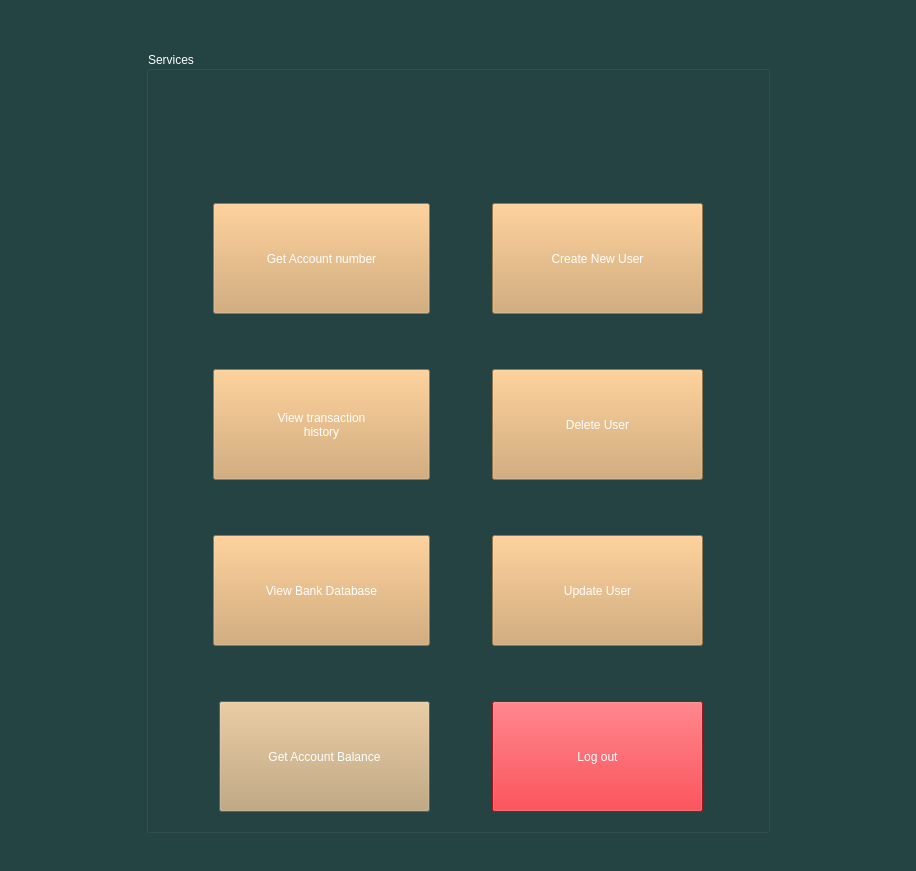
<?xml version="1.0" encoding="UTF-8"?>
<ui version="4.0">
 <class>AdminDialog</class>
 <widget class="QDialog" name="AdminDialog">
  <property name="geometry">
   <rect>
    <x>0</x>
    <y>0</y>
    <width>916</width>
    <height>871</height>
   </rect>
  </property>
  <property name="windowTitle">
   <string>Bank System</string>
  </property>
  <property name="styleSheet">
   <string notr="true">QDialog
{
	
	background-color: rgb(36, 68, 67);
}</string>
  </property>
  <layout class="QGridLayout" name="gridLayout_2">
   <item row="2" column="2">
    <spacer name="verticalSpacer_6">
     <property name="orientation">
      <enum>Qt::Vertical</enum>
     </property>
     <property name="sizeType">
      <enum>QSizePolicy::Fixed</enum>
     </property>
     <property name="sizeHint" stdset="0">
      <size>
       <width>20</width>
       <height>27</height>
      </size>
     </property>
    </spacer>
   </item>
   <item row="1" column="1" colspan="3">
    <widget class="QGroupBox" name="groupBox">
     <property name="styleSheet">
      <string notr="true">QGroupBox
{
	font: 700 18pt &quot;Ubuntu&quot;;
	color: rgb(255, 255, 255);
}</string>
     </property>
     <property name="title">
      <string>Services</string>
     </property>
     <layout class="QGridLayout" name="gridLayout">
      <item row="1" column="5">
       <spacer name="horizontalSpacer_12">
        <property name="orientation">
         <enum>Qt::Horizontal</enum>
        </property>
        <property name="sizeType">
         <enum>QSizePolicy::Fixed</enum>
        </property>
        <property name="sizeHint" stdset="0">
         <size>
          <width>47</width>
          <height>20</height>
         </size>
        </property>
       </spacer>
      </item>
      <item row="7" column="2">
       <widget class="QPushButton" name="getBalance_btn">
        <property name="minimumSize">
         <size>
          <width>211</width>
          <height>111</height>
         </size>
        </property>
        <property name="maximumSize">
         <size>
          <width>422</width>
          <height>111</height>
         </size>
        </property>
        <property name="styleSheet">
         <string notr="true">QPushButton{
border -raduis: 3px;
	background-color: rgb(211, 164, 103);
color: rgb(255, 255, 255);
font: 700 16pt &quot;Ubuntu Condensed&quot;;
}

QPushButton:hover{
	
	background-color: rgb(255, 163, 72);
}

QPushButton:pressed{
	background-color: rgb(87, 227, 137);
}</string>
        </property>
        <property name="text">
         <string>Get Account Balance</string>
        </property>
       </widget>
      </item>
      <item row="7" column="0">
       <spacer name="horizontalSpacer_8">
        <property name="orientation">
         <enum>Qt::Horizontal</enum>
        </property>
        <property name="sizeHint" stdset="0">
         <size>
          <width>40</width>
          <height>20</height>
         </size>
        </property>
       </spacer>
      </item>
      <item row="1" column="0">
       <spacer name="horizontalSpacer_5">
        <property name="orientation">
         <enum>Qt::Horizontal</enum>
        </property>
        <property name="sizeType">
         <enum>QSizePolicy::Fixed</enum>
        </property>
        <property name="sizeHint" stdset="0">
         <size>
          <width>47</width>
          <height>20</height>
         </size>
        </property>
       </spacer>
      </item>
      <item row="2" column="4">
       <spacer name="verticalSpacer_4">
        <property name="orientation">
         <enum>Qt::Vertical</enum>
        </property>
        <property name="sizeType">
         <enum>QSizePolicy::Fixed</enum>
        </property>
        <property name="sizeHint" stdset="0">
         <size>
          <width>20</width>
          <height>40</height>
         </size>
        </property>
       </spacer>
      </item>
      <item row="6" column="4">
       <spacer name="verticalSpacer_10">
        <property name="orientation">
         <enum>Qt::Vertical</enum>
        </property>
        <property name="sizeType">
         <enum>QSizePolicy::Fixed</enum>
        </property>
        <property name="sizeHint" stdset="0">
         <size>
          <width>20</width>
          <height>40</height>
         </size>
        </property>
       </spacer>
      </item>
      <item row="3" column="0">
       <spacer name="horizontalSpacer_6">
        <property name="orientation">
         <enum>Qt::Horizontal</enum>
        </property>
        <property name="sizeType">
         <enum>QSizePolicy::Fixed</enum>
        </property>
        <property name="sizeHint" stdset="0">
         <size>
          <width>47</width>
          <height>20</height>
         </size>
        </property>
       </spacer>
      </item>
      <item row="3" column="1" colspan="2">
       <widget class="QPushButton" name="transHistory_btn">
        <property name="minimumSize">
         <size>
          <width>211</width>
          <height>111</height>
         </size>
        </property>
        <property name="maximumSize">
         <size>
          <width>422</width>
          <height>111</height>
         </size>
        </property>
        <property name="styleSheet">
         <string notr="true">QPushButton{
border -raduis: 3px;
	background-color: rgb(211, 164, 103);
color: rgb(255, 255, 255);
font: 700 16pt &quot;Ubuntu Condensed&quot;;
}

QPushButton:hover{
	
	background-color: rgb(255, 163, 72);
}

QPushButton:pressed{
	background-color: rgb(87, 227, 137);
}</string>
        </property>
        <property name="text">
         <string>View transaction
history</string>
        </property>
       </widget>
      </item>
      <item row="3" column="4">
       <widget class="QPushButton" name="deleteAccoutn_btn">
        <property name="minimumSize">
         <size>
          <width>211</width>
          <height>111</height>
         </size>
        </property>
        <property name="maximumSize">
         <size>
          <width>422</width>
          <height>111</height>
         </size>
        </property>
        <property name="styleSheet">
         <string notr="true">QPushButton{
border -raduis: 3px;
	background-color: rgb(211, 164, 103);
color: rgb(255, 255, 255);
font: 700 16pt &quot;Ubuntu Condensed&quot;;
}

QPushButton:hover{
	
	background-color: rgb(255, 163, 72);
}

QPushButton:pressed{
	background-color: rgb(87, 227, 137);
}</string>
        </property>
        <property name="text">
         <string>Delete User</string>
        </property>
       </widget>
      </item>
      <item row="5" column="4">
       <widget class="QPushButton" name="updateUsr_btn">
        <property name="minimumSize">
         <size>
          <width>211</width>
          <height>111</height>
         </size>
        </property>
        <property name="maximumSize">
         <size>
          <width>422</width>
          <height>111</height>
         </size>
        </property>
        <property name="styleSheet">
         <string notr="true">QPushButton{
border -raduis: 3px;
	background-color: rgb(211, 164, 103);
color: rgb(255, 255, 255);
font: 700 16pt &quot;Ubuntu Condensed&quot;;
}

QPushButton:hover{
	
	background-color: rgb(255, 163, 72);
}

QPushButton:pressed{
	background-color: rgb(87, 227, 137);
}</string>
        </property>
        <property name="text">
         <string>Update User</string>
        </property>
       </widget>
      </item>
      <item row="4" column="2">
       <spacer name="verticalSpacer_5">
        <property name="orientation">
         <enum>Qt::Vertical</enum>
        </property>
        <property name="sizeType">
         <enum>QSizePolicy::Fixed</enum>
        </property>
        <property name="sizeHint" stdset="0">
         <size>
          <width>20</width>
          <height>40</height>
         </size>
        </property>
       </spacer>
      </item>
      <item row="7" column="5">
       <spacer name="horizontalSpacer_9">
        <property name="orientation">
         <enum>Qt::Horizontal</enum>
        </property>
        <property name="sizeHint" stdset="0">
         <size>
          <width>40</width>
          <height>20</height>
         </size>
        </property>
       </spacer>
      </item>
      <item row="5" column="0">
       <spacer name="horizontalSpacer_7">
        <property name="orientation">
         <enum>Qt::Horizontal</enum>
        </property>
        <property name="sizeType">
         <enum>QSizePolicy::Fixed</enum>
        </property>
        <property name="sizeHint" stdset="0">
         <size>
          <width>47</width>
          <height>20</height>
         </size>
        </property>
       </spacer>
      </item>
      <item row="7" column="4">
       <widget class="QPushButton" name="returnHome_btn">
        <property name="minimumSize">
         <size>
          <width>211</width>
          <height>111</height>
         </size>
        </property>
        <property name="maximumSize">
         <size>
          <width>422</width>
          <height>111</height>
         </size>
        </property>
        <property name="styleSheet">
         <string notr="true">QPushButton{
border -raduis: 3px;
	
	background-color: rgb(224, 27, 36);
color: rgb(255, 255, 255);
font: 700 16pt &quot;Ubuntu Condensed&quot;;
}

QPushButton:hover{
	
	
	background-color: rgb(246, 97, 81);
}

QPushButton:pressed{
	
	background-color: rgb(165, 29, 45);
}</string>
        </property>
        <property name="text">
         <string>Log out</string>
        </property>
       </widget>
      </item>
      <item row="5" column="3">
       <spacer name="horizontalSpacer_3">
        <property name="orientation">
         <enum>Qt::Horizontal</enum>
        </property>
        <property name="sizeType">
         <enum>QSizePolicy::Fixed</enum>
        </property>
        <property name="sizeHint" stdset="0">
         <size>
          <width>46</width>
          <height>20</height>
         </size>
        </property>
       </spacer>
      </item>
      <item row="0" column="4">
       <spacer name="verticalSpacer_2">
        <property name="orientation">
         <enum>Qt::Vertical</enum>
        </property>
        <property name="sizeType">
         <enum>QSizePolicy::Fixed</enum>
        </property>
        <property name="sizeHint" stdset="0">
         <size>
          <width>20</width>
          <height>104</height>
         </size>
        </property>
       </spacer>
      </item>
      <item row="1" column="3">
       <spacer name="horizontalSpacer">
        <property name="orientation">
         <enum>Qt::Horizontal</enum>
        </property>
        <property name="sizeType">
         <enum>QSizePolicy::Fixed</enum>
        </property>
        <property name="sizeHint" stdset="0">
         <size>
          <width>46</width>
          <height>20</height>
         </size>
        </property>
       </spacer>
      </item>
      <item row="1" column="1" colspan="2">
       <widget class="QPushButton" name="getAccoutn_btn">
        <property name="minimumSize">
         <size>
          <width>211</width>
          <height>111</height>
         </size>
        </property>
        <property name="maximumSize">
         <size>
          <width>422</width>
          <height>111</height>
         </size>
        </property>
        <property name="styleSheet">
         <string notr="true">QPushButton{
border -raduis: 3px;
	background-color: rgb(211, 164, 103);
color: rgb(255, 255, 255);
font: 700 16pt &quot;Ubuntu Condensed&quot;;
}

QPushButton:hover{
	
	background-color: rgb(255, 163, 72);
}

QPushButton:pressed{
	background-color: rgb(87, 227, 137);
}</string>
        </property>
        <property name="text">
         <string>Get Account number</string>
        </property>
       </widget>
      </item>
      <item row="7" column="3">
       <spacer name="horizontalSpacer_4">
        <property name="orientation">
         <enum>Qt::Horizontal</enum>
        </property>
        <property name="sizeHint" stdset="0">
         <size>
          <width>40</width>
          <height>20</height>
         </size>
        </property>
       </spacer>
      </item>
      <item row="1" column="4">
       <widget class="QPushButton" name="createUsr_btn">
        <property name="minimumSize">
         <size>
          <width>211</width>
          <height>111</height>
         </size>
        </property>
        <property name="maximumSize">
         <size>
          <width>422</width>
          <height>111</height>
         </size>
        </property>
        <property name="styleSheet">
         <string notr="true">QPushButton{
border -raduis: 3px;
	background-color: rgb(211, 164, 103);
color: rgb(255, 255, 255);
font: 700 16pt &quot;Ubuntu Condensed&quot;;
}

QPushButton:hover{
	
	background-color: rgb(255, 163, 72);
}

QPushButton:pressed{
	background-color: rgb(87, 227, 137);
}</string>
        </property>
        <property name="text">
         <string>Create New User</string>
        </property>
       </widget>
      </item>
      <item row="5" column="5">
       <spacer name="horizontalSpacer_10">
        <property name="orientation">
         <enum>Qt::Horizontal</enum>
        </property>
        <property name="sizeType">
         <enum>QSizePolicy::Fixed</enum>
        </property>
        <property name="sizeHint" stdset="0">
         <size>
          <width>47</width>
          <height>20</height>
         </size>
        </property>
       </spacer>
      </item>
      <item row="4" column="4">
       <spacer name="verticalSpacer_8">
        <property name="orientation">
         <enum>Qt::Vertical</enum>
        </property>
        <property name="sizeType">
         <enum>QSizePolicy::Fixed</enum>
        </property>
        <property name="sizeHint" stdset="0">
         <size>
          <width>20</width>
          <height>40</height>
         </size>
        </property>
       </spacer>
      </item>
      <item row="5" column="1" colspan="2">
       <widget class="QPushButton" name="viewDatabase_btn">
        <property name="minimumSize">
         <size>
          <width>211</width>
          <height>111</height>
         </size>
        </property>
        <property name="maximumSize">
         <size>
          <width>422</width>
          <height>111</height>
         </size>
        </property>
        <property name="styleSheet">
         <string notr="true">QPushButton{
border -raduis: 3px;
	background-color: rgb(211, 164, 103);
color: rgb(255, 255, 255);
font: 700 16pt &quot;Ubuntu Condensed&quot;;
}

QPushButton:hover{
	
	background-color: rgb(255, 163, 72);
}

QPushButton:pressed{
	background-color: rgb(87, 227, 137);
}</string>
        </property>
        <property name="text">
         <string>View Bank Database</string>
        </property>
       </widget>
      </item>
      <item row="2" column="2">
       <spacer name="verticalSpacer_3">
        <property name="orientation">
         <enum>Qt::Vertical</enum>
        </property>
        <property name="sizeType">
         <enum>QSizePolicy::Fixed</enum>
        </property>
        <property name="sizeHint" stdset="0">
         <size>
          <width>20</width>
          <height>40</height>
         </size>
        </property>
       </spacer>
      </item>
      <item row="0" column="2">
       <spacer name="verticalSpacer">
        <property name="orientation">
         <enum>Qt::Vertical</enum>
        </property>
        <property name="sizeType">
         <enum>QSizePolicy::Fixed</enum>
        </property>
        <property name="sizeHint" stdset="0">
         <size>
          <width>20</width>
          <height>114</height>
         </size>
        </property>
       </spacer>
      </item>
      <item row="3" column="3">
       <spacer name="horizontalSpacer_2">
        <property name="orientation">
         <enum>Qt::Horizontal</enum>
        </property>
        <property name="sizeType">
         <enum>QSizePolicy::Fixed</enum>
        </property>
        <property name="sizeHint" stdset="0">
         <size>
          <width>46</width>
          <height>20</height>
         </size>
        </property>
       </spacer>
      </item>
      <item row="6" column="2">
       <spacer name="verticalSpacer_9">
        <property name="orientation">
         <enum>Qt::Vertical</enum>
        </property>
        <property name="sizeType">
         <enum>QSizePolicy::Fixed</enum>
        </property>
        <property name="sizeHint" stdset="0">
         <size>
          <width>20</width>
          <height>40</height>
         </size>
        </property>
       </spacer>
      </item>
      <item row="3" column="5">
       <spacer name="horizontalSpacer_11">
        <property name="orientation">
         <enum>Qt::Horizontal</enum>
        </property>
        <property name="sizeType">
         <enum>QSizePolicy::Fixed</enum>
        </property>
        <property name="sizeHint" stdset="0">
         <size>
          <width>47</width>
          <height>20</height>
         </size>
        </property>
       </spacer>
      </item>
     </layout>
    </widget>
   </item>
   <item row="1" column="0">
    <spacer name="horizontalSpacer_16">
     <property name="orientation">
      <enum>Qt::Horizontal</enum>
     </property>
     <property name="sizeType">
      <enum>QSizePolicy::Fixed</enum>
     </property>
     <property name="sizeHint" stdset="0">
      <size>
       <width>135</width>
       <height>20</height>
      </size>
     </property>
    </spacer>
   </item>
   <item row="1" column="4">
    <spacer name="horizontalSpacer_15">
     <property name="orientation">
      <enum>Qt::Horizontal</enum>
     </property>
     <property name="sizeType">
      <enum>QSizePolicy::Fixed</enum>
     </property>
     <property name="sizeHint" stdset="0">
      <size>
       <width>135</width>
       <height>20</height>
      </size>
     </property>
    </spacer>
   </item>
   <item row="0" column="2">
    <spacer name="verticalSpacer_7">
     <property name="orientation">
      <enum>Qt::Vertical</enum>
     </property>
     <property name="sizeType">
      <enum>QSizePolicy::Fixed</enum>
     </property>
     <property name="sizeHint" stdset="0">
      <size>
       <width>20</width>
       <height>40</height>
      </size>
     </property>
    </spacer>
   </item>
  </layout>
 </widget>
 <resources/>
 <connections/>
</ui>
